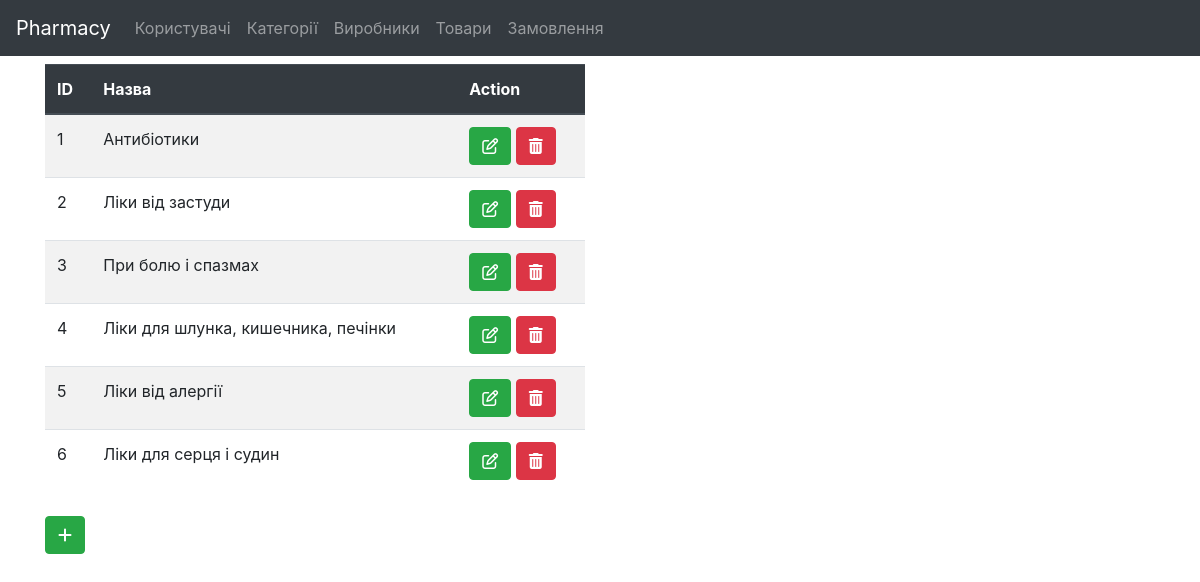
/categories.php, run on the app's committed database.
### tables this page shows
CREATE TABLE `categories` (
  `Category_id` bigint(20) UNSIGNED NOT NULL,
  `Name` varchar(50) NOT NULL
);

### foo_categories.php (called while the page is built, shortened)
<?php
include'db.php';
$sql = $pdo->prepare("SELECT * FROM categories");
$sql->execute();
$result = $sql->fetchAll(PDO::FETCH_OBJ);
?>

### categories.php (the view, shortened to what this page needs)
<?php include'foo_categories.php' ?>
<!doctype html>
<html lang="en">
  <head>
    <link rel="stylesheet" href="https://cdn.jsdelivr.net/npm/bootstrap@4.4.1/dist/css/bootstrap.min.css">
  </head>
  <body>
<?php include 'header.php'?>
  <div class="container">
    <div class="row">
        <div class="col-6">
        <table class="table table-striped table-hover mt-2">
            <thead class="thead-dark">
                <th>ID</th>
                <th>Назва</th>
                <th>Action</th>
            </thead>
            <tbody>
                <?php foreach ($result as $res) {?>
                <tr>
                <td><?php echo $res->Category_id; ?></td>
                <td><?php echo $res->Name; ?></td>
                <td><a href="?id=<?php echo $res->Category_id; ?>" data-toggle="modal" data-target="#edit<?php echo $res->Category_id; ?>" class="btn btn-success"><i class="fa fa-edit"></i></a>
                <a href="" data-toggle="modal" data-target="#delete<?php echo $res->Category_id; ?>" class="btn btn-danger" data-toggle="modal" data-target="#delete<?php echo $res->Category_id; ?>"><i class="fa fa-trash-alt"></i></a></td>
</tr>
<?php } ?>
</tbody>
        </table>
        <button class="btn btn-success mt-2" data-toggle="modal" data-target="#create"><i class="fa fa-plus"></i></button>
        </div>
    </div>
  </div>
  </body>
</html>

### header.php (shortened to what this page needs)
<nav class="navbar navbar-expand-lg navbar navbar-dark bg-dark">
  <a class="navbar-brand" href="#">Pharmacy</a>
  <div class="collapse navbar-collapse" id="navbarSupportedContent">
    <ul class="navbar-nav mr-auto">
      <li class="nav-item">
        <a class="nav-link" href="index.php">Користувачі</a>
      </li>
      <li class="nav-item">
        <a class="nav-link" href="categories.php">Категорії</a>
      </li>
      <li class="nav-item">
        <a class="nav-link" href="manufactures.php">Виробники</a>
      </li>
      <li class="nav-item">
        <a class="nav-link" href="goods.php">Товари</a>
      </li>
      <li class="nav-item">
        <a class="nav-link" href="orders.php">Замовлення</a>
      </li>
    </ul>
  </div>
</nav>

### data on the page
categories: Category_id "1", Name "Антибіотики"
categories: Category_id "2", Name "Ліки від застуди"
categories: Category_id "3", Name "При болю і спазмах"
categories: Category_id "4", Name "Ліки для шлунка, кишечника, печінки"
categories: Category_id "5", Name "Ліки від алергії"
categories: Category_id "6", Name "Ліки для серця і судин"
